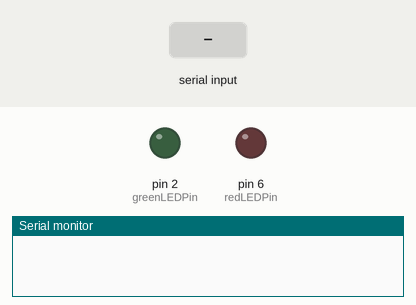
Recording of a sketch running on a simulated Arduino Uno, built with avr-gcc and run on an emulated ATmega328P. Shown: output pins drawn as LEDs (lit = HIGH), the last lines printed to the serial monitor. The test bench sets the inputs (shaded band).

Above: at 1.2 s.
1.3 s: "90,45x" received over Serial
2.8 s: "200x" received over Serial
At 3.1 s:
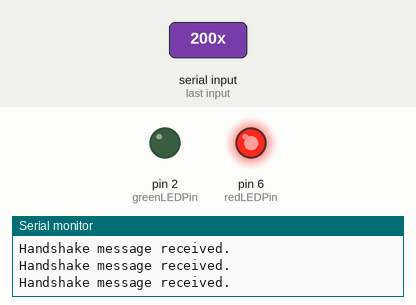
4.3 s: "90,45x" received over Serial
Timing chart, 0 to 7.3 s (numbered marks = the images above; inputs shaded):
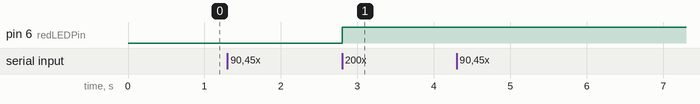

Measured:
- after the input at 2.8 s, pin 6 (redLEDPin): LOW → HIGH at once

The sketch:

test_sketch.ino
```cpp
const int voltagePin = A0;

const int redLEDPin = 6;
const int greenLEDPin = 2;

const int HANDSHAKE = 0;
const int REQUEST = 1;
const int RED_LED_ON = 2;
const int RED_LED_OFF = 3;
const int GREEN_LED_ON = 4;
const int GREEN_LED_OFF = 5;

const int ON_REQUEST = 6;
const int STREAM = 7;
const int READ_DAQ_DELAY = 8;

const int TOGGLE_SINE_WAVE = 9;

const int HANDSHAKE_ASCII = 48;
const int REQUEST_ASCII = 49;
const int RED_LED_ON_ASCII = 50;
const int RED_LED_OFF_ASCII = 51;
const int GREEN_LED_ON_ASCII = 52;
const int GREEN_LED_OFF_ASCII = 53;

const int ON_REQUEST_ASCII = 54;
const int STREAM_ASCII = 55;
const int READ_DAQ_DELAY_ASCII = 56;

const int TOGGLE_SINE_WAVE_ASCII = 57;

String daqDelayStr;

int inByte = 0;
int daqMode = ON_REQUEST;
int daqDelay = 100;

unsigned long timeOfLastDAQ = 0;

bool showSineWave = true;


unsigned long printOutput() {
  String outstr;

  // read value from analog pin
  int value = analogRead(voltagePin);

  // Time of acquisition
  unsigned long timeMilliseconds = millis();

  // Generate sine wave
  int sineWave = (int) ((1.0 + sin(((float) timeMilliseconds) / 1000.0 * 2 * PI)) / 2.0 * 1023.0);

  // Write the result
  if (Serial.availableForWrite()) {
    if (showSineWave) {
      outstr = String(String(timeMilliseconds, DEC) + "," + String(value, DEC) + "," + String(sineWave, DEC));
    }
    else {
      outstr = String(String(timeMilliseconds, DEC) + "," + String(value, DEC) + ",");
    }
    Serial.println(outstr);
  }

  // Return the time of acquisition
  return timeMilliseconds;
}


void setup() {
  // Set LEDs to off
  pinMode(redLEDPin, OUTPUT);
  pinMode(greenLEDPin, OUTPUT);
  digitalWrite(redLEDPin, LOW);
  digitalWrite(greenLEDPin, LOW);

  // initialize serial communication
  Serial.begin(115200);
}


void loop() {
  // If we're auto-transferring data (streaming mode)
  if (daqMode == STREAM) {
    if (millis() - timeOfLastDAQ >= daqDelay) {
      timeOfLastDAQ = printOutput();
    }
  }

  // Check if data has been sent to Arduino and respond accordingly
  if (Serial.available() > 0) {
    // Read in request
    inByte = Serial.read();

    // Handshake
    if (inByte == HANDSHAKE | inByte == HANDSHAKE_ASCII){
      if (Serial.availableForWrite()) {
          Serial.println("Handshake message received.");
      }
    }

    // If data is requested, fetch it and write it
    else if (inByte == REQUEST | inByte == REQUEST_ASCII) printOutput();

    // Switch daqMode
    else if (inByte == ON_REQUEST | inByte == ON_REQUEST_ASCII) daqMode = ON_REQUEST;
    else if (inByte == STREAM | inByte == STREAM_ASCII) daqMode = STREAM;

    // Read in DAQ delay
    else if (inByte == READ_DAQ_DELAY | inByte == READ_DAQ_DELAY_ASCII) {
      while (Serial.available() == 0) ;
      daqDelayStr = Serial.readStringUntil('x');
      daqDelay = daqDelayStr.toInt();
    }

    // Toggle display of the sine wave
    else if (inByte == TOGGLE_SINE_WAVE | inByte == TOGGLE_SINE_WAVE_ASCII) {
      showSineWave = showSineWave ? false : true;
    }

    // else, turn LEDs on or off
    else if (inByte == RED_LED_ON | inByte == RED_LED_ON_ASCII) digitalWrite(redLEDPin, HIGH);
    else if (inByte == RED_LED_OFF | inByte == RED_LED_OFF_ASCII) digitalWrite(redLEDPin, LOW);
    else if (inByte == GREEN_LED_ON | inByte == GREEN_LED_ON_ASCII) digitalWrite(greenLEDPin, HIGH);
    else if (inByte == GREEN_LED_OFF | inByte == GREEN_LED_OFF_ASCII) digitalWrite(greenLEDPin, LOW);
  }
}
```
